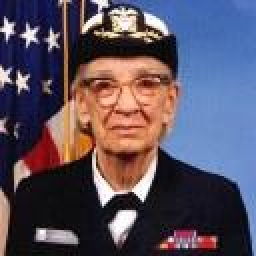
#> input picture images/test/hopper.jpg, 128 x 128 px (shown 2 times larger); the run also reads 1 picture not shown here
$ jupyter execute --allow-errors README.ipynb
#> lines starting #> are read from the running program, lines starting #| are printed output that depends on the picture
# Python-Pillow-Tutorial

## 引言

很早之前，Python 有一个图像处理库叫做 Python Imaging Library（简称：PIL），但之后不再维护了，而 Pillow 则接手继续维护，所以，你会发现使用 Pilow 的时候是从 PIL 导入类或函数的。本文是 Pillow 的零基础入门教程，让你轻松学会用 Pillow 处理图像的方法。

## 安装

```bash
pip install Pillow
```

## 教程

### 使用 Image 类

Pillow 中最重要的类就是 [Image](https://pillow.readthedocs.io/en/stable/reference/Image.html#PIL.Image.Image) 类。通过这个类，你可以从文件中加载图像，处理图像，或从头创建图像。

使用 [open()](https://pillow.readthedocs.io/en/stable/reference/Image.html#PIL.Image.open) 函数从文件中加载图像。

[cell 1]
from PIL import  Image
im = Image.open('images/test/hopper.jpg')
#> im is the input picture: PIL image 128x128 RGB; mean R, G, B 89.6, 80, 95.4
im

如果加载成功，会返回一个 [Image](https://pillow.readthedocs.io/en/stable/reference/Image.html#PIL.Image.Image) 对象；如果图像无法打开，则会抛出 [OSError](https://docs.python.org/3/library/exceptions.html#OSError) 异常。现在让我们打印类实例的属性来看看图像的信息。

[cell 2]
print(f'format: {im.format}')
#| format: JPEG
print(f'size: {im.size}')
#| size: (128, 128)
print(f'mode: {im.mode}')
#| mode: RGB

- [format](https://pillow.readthedocs.io/en/stable/reference/Image.html#PIL.Image.Image.format): 图像格式。标识图像来源。
- [size](https://pillow.readthedocs.io/en/stable/reference/Image.html#PIL.Image.Image.size): 图像大小。是一个二元组，包含了图像的宽和高。
- [mode](https://pillow.readthedocs.io/en/stable/reference/Image.html#PIL.Image.Image.mode): 图像模式。定义了图像中波段的数量和名称，以及像素类型和深度。常用模式有：`l` -> 灰度图像；`RGB` -> 真彩色图像；`CMYK` -> 预印图像。

一旦有了 Image 类的实例，你就可以使用该类定义的方法来操作图像。例如，让我们显示刚才加载的图像。

[cell 3]
im.show()

[show()](https://pillow.readthedocs.io/en/stable/reference/Image.html#PIL.Image.Image.show) 方法首先将图像保存到一个临时文件中，然后调用系统默认打开图像的程序来加载这个临时文件。

### 读取和保存图像

Pillow 库支持读取多种图像格式。请使用 [Image](https://pillow.readthedocs.io/en/stable/reference/Image.html#module-PIL.Image) 模块的 [open() ](https://pillow.readthedocs.io/en/stable/reference/Image.html#PIL.Image.open) 函数从磁盘读取文件。读取的时候不必指定图像格式，Pillow 库会根据文件的内容自动确定。

请使用 [Image](https://pillow.readthedocs.io/en/stable/reference/Image.html#PIL.Image.Image) 类的 [save()](https://pillow.readthedocs.io/en/stable/reference/Image.html#PIL.Image.Image.save) 方法来保存图像。保存图像时，文件后缀非常重要，因为这个库会根据你指定的文件拓展名来决定使用哪种存储格式。

#### 将其他格式的图像转换为 JPEG 格式

[cell 4]
from PIL import  Image
fname = 'images/test/hopper.png'
im_png = Image.open(fname)
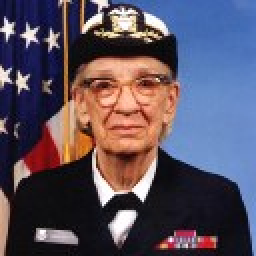
#> input picture images/test/hopper.png, 128 x 128 px (shown 2 times larger)
#> im_png is the input picture: PIL image 128x128 RGB; mean R, G, B 89.7, 80.1, 95.4
im_png.save(f'{fname.split(".")[0]}.jpg')

#### 创建 JPEG 缩略图

[cell 5]
from PIL import  Image
thumbnail_size = (64, 64) # 指定缩略图的大小
fname = 'images/test/hopper.jpg'
im = Image.open(fname)
if thumbnail_size:
    im.thumbnail(thumbnail_size)
#> im: PIL image 64x64 RGB
else:
    im.thumbnail((im.width//2, im.height//2))
im

### 裁剪、粘贴及合并图像

#### 裁剪图像

[cell 6]
from PIL import  Image
fname = 'images/test/hopper.jpg'
im = Image.open(fname)
box = (0, 0, 64, 64)
region = im.crop(box)
region

Pillow 定义图像左上角坐标为 (0, 0)，[crop()](https://pillow.readthedocs.io/en/stable/reference/Image.html#PIL.Image.Image.crop) 方法接受一个四元组参数，对应裁剪的坐标 (左, 上, 右, 下)。例如，(0, 0, 64, 64) 表示裁剪矩形左上角的坐标是 (0, 0)，右下角的坐标是 (64, 64)。那么，最终裁剪的子图大小就是 (64-0, 64-0)。

#### 粘贴图像

[cell 7]
region = region.transpose(Image.Transpose.ROTATE_180) # 将图像旋转180°
box = (64, 64, 128, 128) # 指定粘贴覆盖的区域
im.paste(region, box) # 粘贴图像
#> im: PIL image 128x128 RGB
im

使用 [paste()](https://pillow.readthedocs.io/en/stable/reference/Image.html#PIL.Image.Image.paste) 方法粘贴图像。贴图的大小必须和给定粘贴区域的大小一致，且不能超出给定底图的区域。

#### 合并图片

[cell 8]
from PIL import  Image
size = (128, 128)
im_1 = Image.new('RGBA', size, (255, 0, 0, 255))
im_2 = Image.new('RGBA', size, (0, 0, 255, 255))
im_3 = Image.new('RGBA', size, (0, 255, 0, 255))
im_3.paste(im_1, (0, size[1]//3))
im_3.paste(im_2, (0, size[1]//3*2))
im_3

#### 划分和合并波段

[cell 9]
from PIL import  Image
fname = 'images/test/hopper.jpg'
im = Image.open(fname)
r, g, b = im.split()
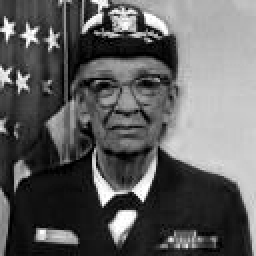
#> b: PIL image 128x128 L (shown 2 times larger); min 0, max 255, mean 95.4
rgb = Image.merge('RGB', (r, g, b))
bgr = Image.merge('RGB', (b, g, r))
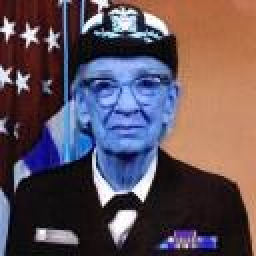
#> bgr: PIL image 128x128 RGB (shown 2 times larger); mean R, G, B 95.4, 80, 89.6


# 绘图
import matplotlib.pyplot as plt
im_list = [r, g, b, rgb, bgr]
plt.figure(figsize=(15, 3))
for i, j in enumerate(im_list):
    plt.subplot(1, 5, i+1)
    plt.title(['r', 'g', 'b', 'rgb', 'bgr'][i])
    plt.axis('off')
    plt.imshow(j, cmap=plt.cm.gray)
#> this loop made 5 passes
plt.show()

[split()](https://pillow.readthedocs.io/en/stable/reference/Image.html#PIL.Image.Image.split) 方法用于划分图像波段。对于单波段图像，返回它本身。

### 几何变换

#### 缩放和旋转图像

[cell 10]
from PIL import  Image
im = Image.new('RGB', (128, 128), 'cyan')
im_resied = im.resize((64, 64))
im_rotated = im.rotate(45)
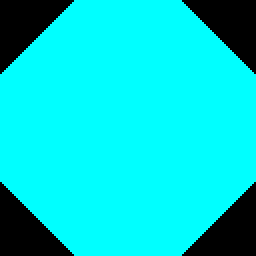
#> im_rotated: PIL image 128x128 RGB (shown 2 times larger); mean R, G, B 0, 211.2, 211.2

# 绘图
import matplotlib.pyplot as plt
im_list = [im, im_resied, im_rotated]
plt.figure(figsize=(9, 3))
for i, j in enumerate(im_list):
    plt.subplot(1, 3, i+1)
    plt.title(['original', 'resized', 'rotated'][i])
    # plt.axis('off') # 为了对比 resize 前后图片的大小，我们这里就不隐藏坐标轴了
    plt.imshow(j, cmap=plt.cm.gray)
#> this loop made 3 passes
plt.show()

使用 [resize()](https://pillow.readthedocs.io/en/stable/reference/Image.html#PIL.Image.Image.resize) 方法缩放图像，该方法接受一个二元组，其含义为图像的宽高；使用 [rotate()](https://pillow.readthedocs.io/en/stable/reference/Image.html#PIL.Image.Image.rotate) 方法旋转图像，接受一个整数，其含义为逆时针旋转的角度。

#### 翻转图像

[cell 11]
from PIL import  Image
fname = 'images/test/hopper.jpg'
im = Image.open(fname)
im_h_flip = im.transpose(Image.Transpose.FLIP_LEFT_RIGHT)
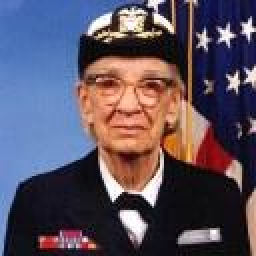
#> im_h_flip: PIL image 128x128 RGB (shown 2 times larger); mean R, G, B 89.6, 80, 95.4
im_v_flip = im.transpose(Image.Transpose.FLIP_TOP_BOTTOM)
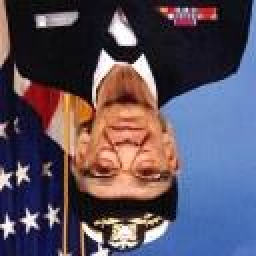
#> im_v_flip: PIL image 128x128 RGB (shown 2 times larger); mean R, G, B 89.6, 80, 95.4

# 绘图
import matplotlib.pyplot as plt
im_list = [im, im_h_flip, im_v_flip]
plt.figure(figsize=(9, 3))
for i, j in enumerate(im_list):
    plt.subplot(1, 3, i+1)
    plt.title(['original', 'flip horizontally', 'flip vertically'][i])
    plt.axis('off')
    plt.imshow(j, cmap=plt.cm.gray)
plt.show()

使用 [transpose()](https://pillow.readthedocs.io/en/stable/reference/Image.html#PIL.Image.Image.transpose) 方法可以实现图像的水平翻转和垂直翻转。

### 颜色变换

Pillow 库允许使用 [convert()](https://pillow.readthedocs.io/en/stable/reference/Image.html#PIL.Image.Image.convert) 方法在不同的像素表示之间转换图像。

[cell 12]
from PIL import  Image
fname = 'images/test/hopper.jpg'
im = Image.open(fname)
im_L = im.convert('L')
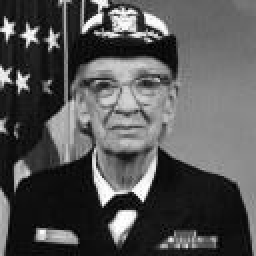
#> im_L: PIL image 128x128 L (shown 2 times larger); min 0, max 255, mean 84.6

# 绘图
import matplotlib.pyplot as plt
im_list = [im, im_L]
plt.figure(figsize=(10, 5))
for i, j in enumerate(im_list):
    plt.subplot(1, 2, i+1)
    plt.title(['original_RGB', 'converted_Gray'][i])
    plt.axis('off')
    plt.imshow(j, cmap=plt.cm.gray)
#> this loop made 2 passes
plt.show()

该库支持每个格式与 `L` 和 `RGB` 的相互转换，但如何和其他格式进行转换，一般采用 RGB 做中间媒介。

### 图像增强

Pillow 库提供了大量的的用于图像增强的方法和模块。

[ImageFilter](https://pillow.readthedocs.io/en/stable/reference/ImageFilter.html) 模块中封装了很多用于图像滤波的类，包括高斯模糊，边缘增强，细节滤波等等。

[cell 13]
from PIL import  ImageFilter
fname = 'images/test/hopper.jpg'
im = Image.open(fname)
im_out = im.filter(ImageFilter.DETAIL) # 细节滤波，使图像中的细节更加明显

# 绘图
import matplotlib.pyplot as plt
im_list = [im, im_out]
plt.figure(figsize=(10, 5))
for i, j in enumerate(im_list):
    plt.subplot(1, 2, i+1)
    plt.title(['original', 'after detail filtering'][i])
    plt.axis('off')
    plt.imshow(j)
plt.show()

#### 像素点操作

[point()](https://pillow.readthedocs.io/en/stable/reference/Image.html#PIL.Image.Image.point) 方法用于批量转换图像像素点。该方法接受一个 lambda 函数作为参数，图像中所有像素点都根据该函数进行处理。例如，下方这个例子就是通过 point() 方法对图像的对比度进行增强。

[cell 14]
from PIL import  Image
fname = 'images/test/hopper.jpg'
im = Image.open(fname)
im_out = im.point(lambda _: _*1.25)
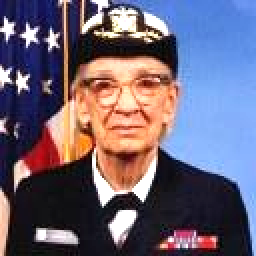
#> im_out: PIL image 128x128 RGB (shown 2 times larger); mean R, G, B 107.9, 98.7, 117.7

# 绘图
import matplotlib.pyplot as plt
im_list = [im, im_out]
plt.figure(figsize=(10, 5))
for i, j in enumerate(im_list):
    plt.subplot(1, 2, i+1)
    plt.title(['original', 'after contrast enhanced'][i])
    plt.axis('off')
    plt.imshow(j)
plt.show()

#### 高级图像增强

要想获得更高级的图像增强，你可以使用 [ImageEnhance](https://pillow.readthedocs.io/en/stable/reference/ImageEnhance.html#module-PIL.ImageEnhance) 模块中定义的类。通过那些类，你可以快速地对图像的亮度、对比度、色彩平衡以及锐化程度进行调节。

[cell 15]
from PIL import Image, ImageEnhance
fname = 'images/test/hopper.jpg'
im = Image.open(fname)
enh = ImageEnhance.Brightness(im).enhance(2)
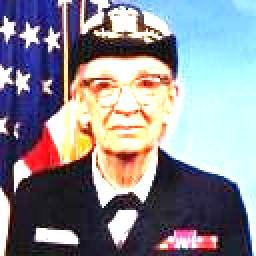
#> enh: PIL image 128x128 RGB (shown 2 times larger); mean R, G, B 142.1, 140.3, 148.4

# 绘图
import matplotlib.pyplot as plt
im_list = [im, enh]
plt.figure(figsize=(10, 5))
for i, j in enumerate(im_list):
    plt.subplot(1, 2, i+1)
    plt.title(['original', '100% more brightness'][i])
    plt.axis('off')
    plt.imshow(j)
plt.show()

### 图像序列

Pillow 库也包含对图像序列（动画格式）的一些基本支持。支持的序列格式文件包括：GIF、TIFF和FLI等等。

#### 读取序列

当加载序列图像时，默认加载的是第一帧。你可以使用 [seek()](https://pillow.readthedocs.io/en/stable/reference/Image.html#PIL.Image.Image.seek) 和 [tell()](https://pillow.readthedocs.io/en/stable/reference/Image.html#PIL.Image.Image.tell) 方法访问不同的帧。

[cell 16]
from PIL import Image
fname = 'images/test/digit.gif'
im = Image.open(fname)
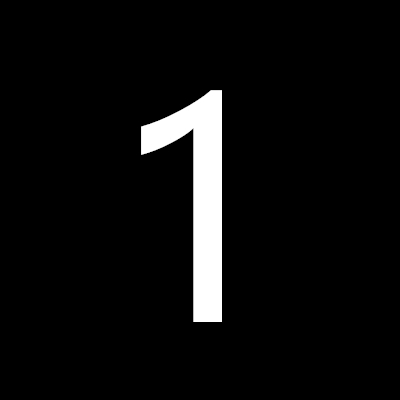
#> input picture images/test/digit.gif, 400 x 400 px
#> im is the input picture: PIL image 400x400 P; min 0, max 255, mean 12.8
im_list = [im.copy()]
try:
    while True:
        im.seek(im.tell()+1)
        im_list.append(im.copy())
except EOFError:
    pass

# 绘图
import matplotlib.pyplot as plt
plt.figure(figsize=(9, 3))
for i, j in enumerate(im_list):
    plt.subplot(1, 3, i+1)
    plt.title(str(i+1))
    plt.axis('off')
    plt.imshow(j)
plt.show()

#### 迭代序列

除使用 [seek()](https://pillow.readthedocs.io/en/stable/reference/Image.html#PIL.Image.Image.seek) 方法读取图像序列外，[ImageSequence](https://pillow.readthedocs.io/en/stable/reference/ImageSequence.html) 模块还提供了 for 循环迭代遍历图像序列的方法。

[cell 17]
from PIL import Image, ImageSequence
fname = 'images/test/digit.gif'
im = Image.open(fname)
im_list = []
for frame in ImageSequence.Iterator(im):
    im_list.append(frame.copy())

# 绘图
import matplotlib.pyplot as plt
plt.figure(figsize=(9, 3))
for i, j in enumerate(im_list):
    plt.subplot(1, 3, i+1)
    plt.title(str(i+1))
    plt.axis('off')
    plt.imshow(j)
plt.show()

此外，你也可以通过 Image 模块定义的属性 [n_frames](https://pillow.readthedocs.io/en/stable/reference/Image.html#PIL.Image.Image.n_frames) 来控制 for 循环的次数。

[cell 18]
from PIL import Image
fname = 'images/test/digit.gif'
im = Image.open(fname)
im_list = []
for i in range(im.n_frames):
    im.seek(i)
    im_list.append(im.copy())

# 绘图
import matplotlib.pyplot as plt
plt.figure(figsize=(9, 3))
for i, j in enumerate(im_list):
    plt.subplot(1, 3, i+1)
    plt.title(str(i+1))
    plt.axis('off')
    plt.imshow(j)
plt.show()

### PostScript 打印

[cell 19]
from PIL import Image, PSDraw
with Image.open("images/test/hopper.jpg") as im:
    with open('images/test/hopper.ps', 'wb') as fp:
        # 创建文档
        ps = PSDraw.PSDraw(fp)

        # 开始文档
        ps.begin_document("hopper")

        # 插入图片
        ps.image(box, im, 75)
        ps.rectangle((1 * 72, 2 * 72, 7 * 72, 10 * 72))

        # 插入标题
        ps.setfont("HelveticaNarrow-Bold", 36)
        ps.text((3 * 72, 4 * 72), "hopper")

        # 结束文档
        ps.end_document()

### 更多读取图片的方式

我们通常使用 Image.open(filename) 的方式来打开一张图片。其实，Image.open() 还可以作为上下文管理器。如果一切顺利，返回一个 [PIL.Image.Image](https://pillow.readthedocs.io/en/stable/reference/Image.html#PIL.Image.Image) 对象，否则抛出 [OSError](https://docs.python.org/3/library/exceptions.html#OSError) 异常。

[cell 20]
from PIL import Image
with Image.open('images/test/hopper.jpg') as im:
    im.show()

#### 从打开的文件中读取

[cell 21]
from PIL import  Image
with open('images/test/hopper.jpg', 'rb') as fp:
    im = Image.open(fp)
    im.show()

#### 从 tar 存档中读取

[cell 22]
from PIL import Image, TarIO
#> (the rest of this cell did not finish here and is left out)

#### 批量处理

例如，将所有 PNG 格式的图片都转换成低质量的 JPEG 格式保存在工作目录中。

[cell 23]
import glob
from PIL import Image


def compress_image(source_path, dest_path):
    with Image.open(source_path) as img:
        if img.mode != "RGB":
            img = img.convert("RGB")
        img.save(dest_path, "JPEG", optimize=True, quality=80)

if __name__=='__main__':
    for path in glob.glob("*.png"):
        compress_image(path, path[:-4] + ".jpg")

### 控制解码器

[draft()](https://pillow.readthedocs.io/en/stable/reference/Image.html#PIL.Image.Image.draft) 方法允许操作一个打开但尚未加载的图像，使其尽可能与给定模式和大小匹配，这是通过重新配置图像解码器来实现的。但仅适用于 JPEG 和 MPO 文件。

[cell 24]
from PIL import Image
fname = 'images/test/hopper.jpg'
with Image.open(fname) as im:
    print("original =", im.mode, im.size)
#| original = RGB (128, 128)

    im.draft("L", (64, 64))
    print("draft =", im.mode, im.size)
#| draft = RGB (128, 128)

    im.show()

## 概念

### 波段

一幅图像可能由一个或多个波段组成，只要它们具有相同的尺寸和深度。例如，PNG 图像可能有 R、G、B 和 A 四个波段，分别表示红色、绿色、蓝色和 alpha 透明值。

[cell 25]
from PIL import  Image
im = Image.open('images/test/hopper.jpg')
print(im.getbands())
#| ('R', 'G', 'B')
print(list(im.getdata(0))[:10]) # 数据太多，这里只展示前10个像素点的值
#| [24, 18, 16, 22, 25, 23, 19, 17, 28, 29]
r, g, b = im.split()
r = im.getchannel('R')
r

- [Image.getbands()](https://pillow.readthedocs.io/en/stable/reference/Image.html#PIL.Image.Image.getbands)：获取图像中所有波段的名称，并以元组的形式返回。
- [Image.getdata(band=None)](https://pillow.readthedocs.io/en/stable/reference/Image.html#PIL.Image.Image.getdata)：将此图像的内容作为包含像素值的序列对象返回。序列对象是扁平的，即第一行的值紧跟在第0行之后，依此类推。`band` 参数表示波段的索引，默认是 `None`，返回所有波段。
- [Image.split()](https://pillow.readthedocs.io/en/stable/reference/Image.html#PIL.Image.Image.split)：将图像分割为单独的波段。
- [Image.getchannel(channel)](https://pillow.readthedocs.io/en/stable/reference/Image.html#PIL.Image.Image.getchannel)：返回图像的单个通道。`channel` 参数可接受一个整型的索引值，或大写的通道名称。

### 模式

图像模式 [mode](https://pillow.readthedocs.io/en/stable/handbook/concepts.html#modes) 是一个字符串，它定义图像中像素的类型和深度。每个像素使用位深度的全部范围，例如：1位像素的范围是0-1，8位像素的范围是0-255，以此类推。当前 Pillow 支持以下标准模式：
- `1`：1位，黑白，每字节存储1个像素
- `L`：8位，黑白
- `P`：8位，使用调色板映射到任何其他模式
- `RGB`：3x8位，真彩色
- `RGBA`：4x8位，带透明遮罩的真彩色
- `CMYK`：4x8位，印刷色彩（cyan，magenta，yellow，black）
- ……

你可以通过 [mode](https://pillow.readthedocs.io/en/stable/reference/Image.html#PIL.Image.Image.mode) 属性读取图像的模式。这是一个包含上述值之一的字符串。

[cell 26]
from PIL import  Image
im = Image.open('images/test/hopper.jpg')
print(im.mode)
#| RGB
r = im.getchannel('R')
print(r.mode)
#| L

### 大小

你可以通过 [size](https://pillow.readthedocs.io/en/stable/reference/Image.html#PIL.Image.Image.size) 属性读取图像大小。这是一个二元组，包含以像素位单位的水平和垂直大小，即图像的宽和高。

[cell 27]
from PIL import  Image
im = Image.open('images/test/hopper.jpg')
im.size
#> Out = (128, 128)
